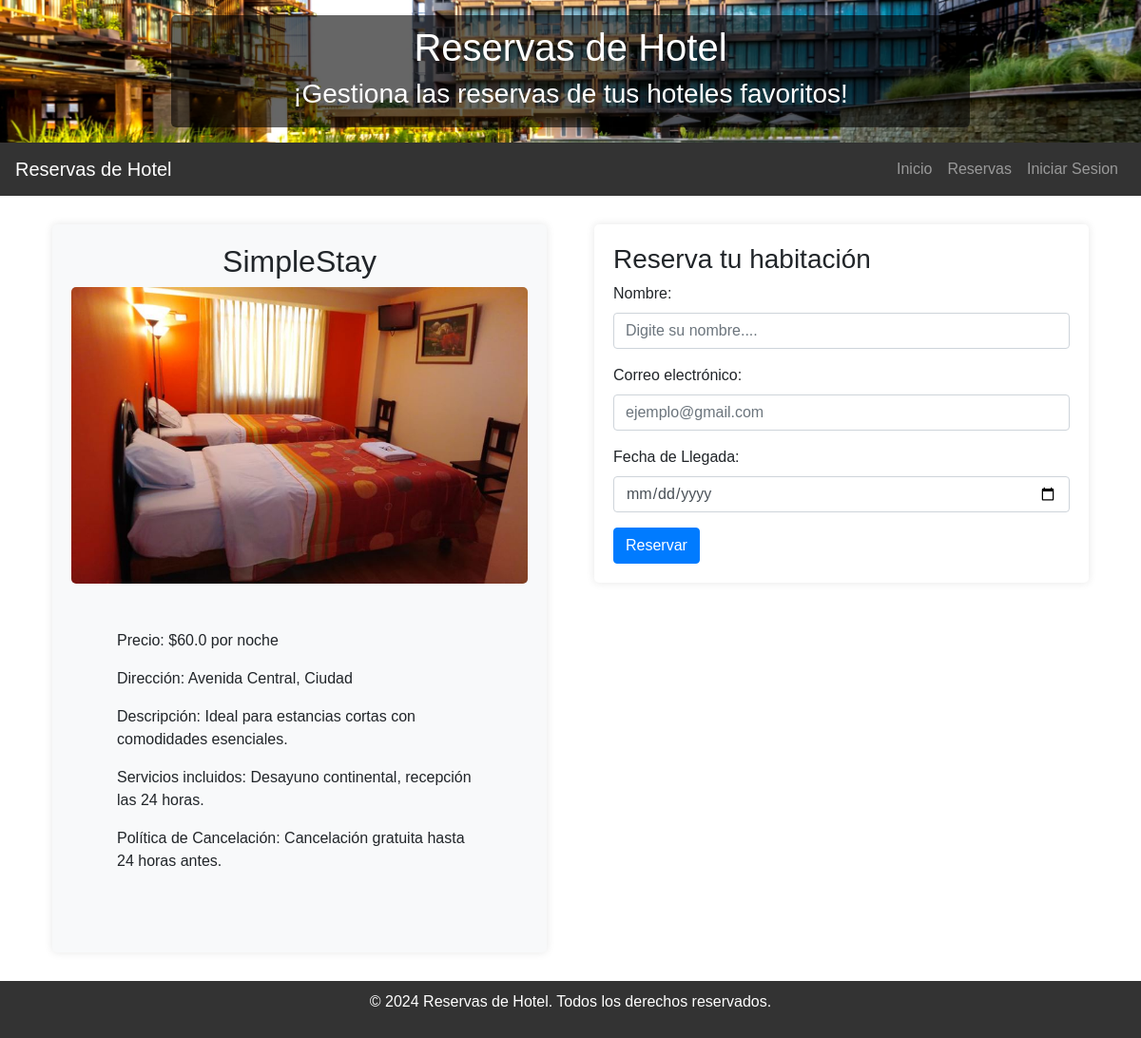
Screenshot of /home/hotel/una/2/ with the database file from the repository.
### reservas/models.py (models this page shows, shortened)
class Encabezado(models.Model):
    titulo = models.CharField(max_length = 200)
    subtitulo = models.CharField(max_length = 200)
    fondo = models.ImageField(upload_to = 'imagenes', null = True, blank = True)

class HotelesUnaEstrella(models.Model):
    imagen = models.ImageField(upload_to='imagenes', null=True, blank=True)
    nombre = models.CharField(max_length=200)
    precio = models.FloatField()
    direccion = models.CharField(max_length=200)
    descripcion = models.TextField()
    servicios = models.CharField(max_length=400)
    politica = models.CharField(max_length=400)

### reservas/views.py (the view)
# urls.py: path('home/hotel/<str:categoria>/<int:id>/', views.detallesHotel, name='detallesHotel'),
def detallesHotel(request, categoria, id):
    model_mapping = {
        'una': models.HotelesUnaEstrella,
        'dos': models.HotelesDosEstrellas,
        'tres': models.HotelesTresEstrellas,
        'cuatro': models.HotelesCuatroEstrellas,
        'cinco': models.HotelesCincoEstrellas
    }
    HotelModel = model_mapping.get(categoria)
    print(categoria)
    if not HotelModel:
        return HttpResponse("Categoría no válida", status=404)
    hotel = get_object_or_404(HotelModel, id=id)
    mensaje = models.Encabezado.objects.first()
    if request.method == 'POST':
        form = ReservationForm(request.POST)
        if request.user.is_authenticated:
            if form.is_valid():
                reserva = form.save(commit=False)
                setattr(reserva, f'hotel_{categoria}_estrella', hotel)
                reserva.user = request.user
                reserva.save()
                return redirect('index')
        return redirect('signin')
    else:
        form = ReservationForm()
    return render(request, 'detallesHotel.html', {'hotel': hotel, 'form': form, 'mensaje': mensaje})

### reservas/forms.py
class ReservationForm(forms.ModelForm):
    class Meta:
        model = Reservation
        fields = ['nombre', 'correo', 'fechaLlegada']

### reservas/templates/detallesHotel.html (shortened to what this page needs)
{% extends 'layouts/base.html' %}
{% block content %}
    <main>
        <div class="container">
            <div class="row">
                <div class="col-md-6 d-flex">
                    <div class="hotel-details">
                        <h2>{{ hotel.nombre }}</h2>
                        <img src="{{ hotel.imagen.url }}" alt="Hotel 1" class="hotel-image">
                        <div class="details m-5">
                            <p>Precio: ${{ hotel.precio }} por noche</p>
                            <p>Dirección: {{ hotel.direccion }}</p>
                            <p>Descripción: {{ hotel.descripcion }}</p>
                            <p>Servicios incluidos: {{ hotel.servicios }}</p>
                            <p>Política de Cancelación: {{ hotel.politica }}</p>
                        </div>
                    </div>
                </div>
                <div class="col-md-6">
                    <div class="reservation-form">
                        <h3>Reserva tu habitación</h3>
                        <form method="post">
                            <div class="mb-3">
                                {{ form.nombre.label_tag }}
                                {{ form.nombre }}
                            </div>
                            <div class="mb-3">
                                {{ form.correo.label_tag }}
                                {{ form.correo }}
                            </div>
                            <div class="mb-3">
                                {{ form.fechaLlegada.label_tag }}
                                {{ form.fechaLlegada }}
                            </div>
                            <button type="submit" class="btn btn-primary">Reservar</button>
                        </form>
                    </div>
                </div>
            </div>
        </div>
    </main>
{% endblock %}

### reservas/templates/layouts/base.html (shortened to what this page needs)
<!DOCTYPE html>
<html lang="en">
<head>
    <link href="https://maxcdn.bootstrapcdn.com/bootstrap/4.5.2/css/bootstrap.min.css" rel="stylesheet">
</head>
<body>
    <header>
        <div class="content">
            <div class="Titulo">
                <h1>{{ mensaje.titulo }}</h1>
            </div>
            <div class="subtitulo">
                <h3>{{ mensaje.subtitulo }}</h3>
            </div>
        </div>
    </header>
    <nav class="navbar navbar-expand-lg navbar-dark">
        <a class="navbar-brand" href="#">Reservas de Hotel</a>
        <div class="collapse navbar-collapse" id="navbarNav">
            <ul class="navbar-nav ml-auto">
                <li class="nav-item">
                    <a class="nav-link" href="/home">Inicio</a>
                </li>
                <li class="nav-item">
                    <a class="nav-link" href="{% url 'reservations' %}">Reservas</a>
                </li>
                {% if user.is_authenticated %}
                <li class="nav-item">
                    <a class="nav-link" href="/logout">Cerrar Sesion</a>
                </li>
                {% else %}
                <li class="nav-item">
                    <a class="nav-link" href="/signin">Iniciar Sesion</a>
                </li>
                {% endif %}
            </ul>
        </div>
    </nav>
    {% block content %}
    {% endblock %}
    <footer>
        <p>&copy; 2024 Reservas de Hotel. Todos los derechos reservados.</p>
    </footer>
</body>
</html>

### reservas/templates/detallesHotel.html (style rules this page uses)
main { padding: 20px; }
.hotel-details { display: flex; align-items: center; justify-content: space-between; padding: 20px; margin: 20px; background-color: #f8f9fa; border-radius: 5px; box-shadow: 0 0 10px rgba(0, 0, 0, 0.1); }
.hotel-details .details { flex: 1; padding-left: 20px; }
.hotel-image { max-width: 100%; height: auto; border-radius: 5px; }
.reservation-form { background-color: #ffffff; padding: 20px; margin: 20px; border-radius: 5px; box-shadow: 0 0 10px rgba(0, 0, 0, 0.1); }
@media (max-width: 1480px) { .hotel-details, .reservation-form { flex-direction: column; align-items: center; margin: 10px; } }
@media (max-width: 1480px) { .hotel-details .details { padding-left: 0; text-align: start; } }

### rows the page displays
Encabezado: titulo "Reservas de Hotel", subtitulo "¡Gestiona las reservas de tus hoteles favoritos!"
HotelesUnaEstrella: nombre "SimpleStay", imagen (picture), precio "60.0", direccion "Avenida Central, Ciudad", descripcion "Ideal para estancias cortas con comodidades esenciales.", servicios "Desayuno continental, recepción las 24 horas.", politica "Cancelación gratuita hasta 24 horas antes."
